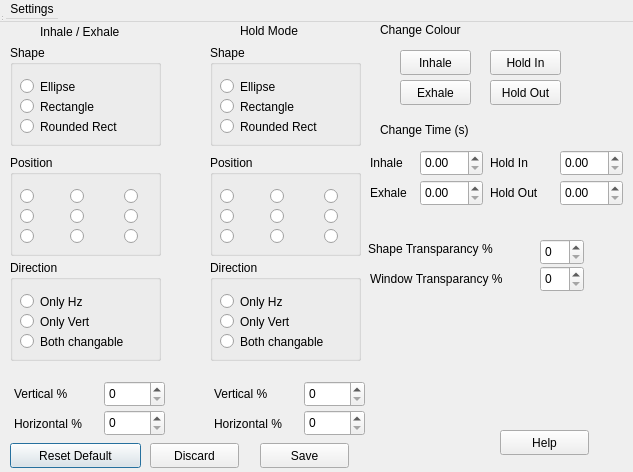
<?xml version="1.0" encoding="UTF-8"?>
<ui version="4.0">
 <class>Dialog</class>
 <widget class="QDialog" name="Dialog">
  <property name="geometry">
   <rect>
    <x>0</x>
    <y>0</y>
    <width>633</width>
    <height>472</height>
   </rect>
  </property>
  <property name="windowTitle">
   <string>Breather Settings</string>
  </property>
  <property name="windowOpacity">
   <double>0.750000000000000</double>
  </property>
  <widget class="QWidget" name="centralwidget" native="true">
   <property name="geometry">
    <rect>
     <x>0</x>
     <y>20</y>
     <width>630</width>
     <height>451</height>
    </rect>
   </property>
   <widget class="QGroupBox" name="InhaleShape">
    <property name="geometry">
     <rect>
      <x>10</x>
      <y>25</y>
      <width>151</width>
      <height>101</height>
     </rect>
    </property>
    <property name="title">
     <string>Shape</string>
    </property>
    <widget class="QRadioButton" name="InhEllipse">
     <property name="geometry">
      <rect>
       <x>10</x>
       <y>30</y>
       <width>112</width>
       <height>23</height>
      </rect>
     </property>
     <property name="text">
      <string>Ellipse</string>
     </property>
    </widget>
    <widget class="QRadioButton" name="InhRectangle">
     <property name="geometry">
      <rect>
       <x>10</x>
       <y>50</y>
       <width>112</width>
       <height>23</height>
      </rect>
     </property>
     <property name="text">
      <string>Rectangle</string>
     </property>
    </widget>
    <widget class="QRadioButton" name="InhRoundedRect">
     <property name="geometry">
      <rect>
       <x>10</x>
       <y>70</y>
       <width>131</width>
       <height>23</height>
      </rect>
     </property>
     <property name="text">
      <string>Rounded Rect</string>
     </property>
    </widget>
   </widget>
   <widget class="QGroupBox" name="InhalePosition">
    <property name="geometry">
     <rect>
      <x>10</x>
      <y>135</y>
      <width>151</width>
      <height>101</height>
     </rect>
    </property>
    <property name="title">
     <string>Position</string>
    </property>
    <widget class="QRadioButton" name="InhtopLeft">
     <property name="geometry">
      <rect>
       <x>10</x>
       <y>30</y>
       <width>21</width>
       <height>23</height>
      </rect>
     </property>
     <property name="toolTip">
      <string>Top Left</string>
     </property>
     <property name="text">
      <string/>
     </property>
    </widget>
    <widget class="QRadioButton" name="InhtopCentre">
     <property name="geometry">
      <rect>
       <x>60</x>
       <y>30</y>
       <width>21</width>
       <height>23</height>
      </rect>
     </property>
     <property name="toolTip">
      <string>Top Centre</string>
     </property>
     <property name="text">
      <string/>
     </property>
    </widget>
    <widget class="QRadioButton" name="InhtopRight">
     <property name="geometry">
      <rect>
       <x>114</x>
       <y>30</y>
       <width>21</width>
       <height>23</height>
      </rect>
     </property>
     <property name="toolTip">
      <string>Top Right</string>
     </property>
     <property name="text">
      <string/>
     </property>
    </widget>
    <widget class="QRadioButton" name="Inhcentre">
     <property name="geometry">
      <rect>
       <x>60</x>
       <y>50</y>
       <width>21</width>
       <height>23</height>
      </rect>
     </property>
     <property name="toolTip">
      <string>Centre</string>
     </property>
     <property name="text">
      <string/>
     </property>
    </widget>
    <widget class="QRadioButton" name="InhcentreRight">
     <property name="geometry">
      <rect>
       <x>114</x>
       <y>50</y>
       <width>21</width>
       <height>23</height>
      </rect>
     </property>
     <property name="toolTip">
      <string>Right</string>
     </property>
     <property name="text">
      <string/>
     </property>
    </widget>
    <widget class="QRadioButton" name="InhcentreLeft">
     <property name="geometry">
      <rect>
       <x>10</x>
       <y>50</y>
       <width>21</width>
       <height>23</height>
      </rect>
     </property>
     <property name="toolTip">
      <string>Left</string>
     </property>
     <property name="text">
      <string/>
     </property>
    </widget>
    <widget class="QRadioButton" name="InhbottomRight">
     <property name="geometry">
      <rect>
       <x>114</x>
       <y>70</y>
       <width>21</width>
       <height>23</height>
      </rect>
     </property>
     <property name="toolTip">
      <string extracomment=" ">Bottom Right</string>
     </property>
     <property name="toolTipDuration">
      <number>5</number>
     </property>
     <property name="statusTip">
      <string/>
     </property>
     <property name="text">
      <string/>
     </property>
    </widget>
    <widget class="QRadioButton" name="InhbottomLeft">
     <property name="geometry">
      <rect>
       <x>10</x>
       <y>70</y>
       <width>21</width>
       <height>23</height>
      </rect>
     </property>
     <property name="toolTip">
      <string>Bottom Left</string>
     </property>
     <property name="text">
      <string/>
     </property>
    </widget>
    <widget class="QRadioButton" name="InhbottomCentre">
     <property name="geometry">
      <rect>
       <x>60</x>
       <y>70</y>
       <width>21</width>
       <height>23</height>
      </rect>
     </property>
     <property name="toolTip">
      <string>Bottom Centre</string>
     </property>
     <property name="text">
      <string/>
     </property>
    </widget>
   </widget>
   <widget class="QGroupBox" name="InhaleChangable">
    <property name="geometry">
     <rect>
      <x>10</x>
      <y>240</y>
      <width>151</width>
      <height>101</height>
     </rect>
    </property>
    <property name="toolTip">
     <string extracomment="Which direction should the shape increase"/>
    </property>
    <property name="title">
     <string>Direction</string>
    </property>
    <widget class="QRadioButton" name="InhOnlyHorizontal">
     <property name="geometry">
      <rect>
       <x>10</x>
       <y>30</y>
       <width>112</width>
       <height>23</height>
      </rect>
     </property>
     <property name="text">
      <string>Only Hz</string>
     </property>
    </widget>
    <widget class="QRadioButton" name="InhOnlyVertical">
     <property name="geometry">
      <rect>
       <x>10</x>
       <y>50</y>
       <width>112</width>
       <height>23</height>
      </rect>
     </property>
     <property name="text">
      <string>Only Vert</string>
     </property>
    </widget>
    <widget class="QRadioButton" name="InhBothChangable">
     <property name="geometry">
      <rect>
       <x>10</x>
       <y>70</y>
       <width>141</width>
       <height>23</height>
      </rect>
     </property>
     <property name="text">
      <string>Both changable</string>
     </property>
    </widget>
   </widget>
   <widget class="QGroupBox" name="HoldShape">
    <property name="geometry">
     <rect>
      <x>210</x>
      <y>25</y>
      <width>151</width>
      <height>101</height>
     </rect>
    </property>
    <property name="title">
     <string>Shape</string>
    </property>
    <widget class="QRadioButton" name="HoldEllipse">
     <property name="geometry">
      <rect>
       <x>10</x>
       <y>30</y>
       <width>112</width>
       <height>23</height>
      </rect>
     </property>
     <property name="text">
      <string>Ellipse</string>
     </property>
    </widget>
    <widget class="QRadioButton" name="HoldRectangle">
     <property name="geometry">
      <rect>
       <x>10</x>
       <y>50</y>
       <width>112</width>
       <height>23</height>
      </rect>
     </property>
     <property name="text">
      <string>Rectangle</string>
     </property>
    </widget>
    <widget class="QRadioButton" name="HoldRoundedRect">
     <property name="geometry">
      <rect>
       <x>10</x>
       <y>70</y>
       <width>131</width>
       <height>23</height>
      </rect>
     </property>
     <property name="text">
      <string>Rounded Rect</string>
     </property>
    </widget>
   </widget>
   <widget class="QGroupBox" name="HoldPosition">
    <property name="geometry">
     <rect>
      <x>210</x>
      <y>135</y>
      <width>151</width>
      <height>101</height>
     </rect>
    </property>
    <property name="title">
     <string>Position</string>
    </property>
    <widget class="QRadioButton" name="HoldtopLeft">
     <property name="geometry">
      <rect>
       <x>10</x>
       <y>30</y>
       <width>21</width>
       <height>23</height>
      </rect>
     </property>
     <property name="toolTip">
      <string>Top Left</string>
     </property>
     <property name="text">
      <string/>
     </property>
    </widget>
    <widget class="QRadioButton" name="HoldtopCentre">
     <property name="geometry">
      <rect>
       <x>60</x>
       <y>30</y>
       <width>21</width>
       <height>23</height>
      </rect>
     </property>
     <property name="toolTip">
      <string>Top Centre</string>
     </property>
     <property name="text">
      <string/>
     </property>
    </widget>
    <widget class="QRadioButton" name="HoldtopRight">
     <property name="geometry">
      <rect>
       <x>114</x>
       <y>30</y>
       <width>21</width>
       <height>23</height>
      </rect>
     </property>
     <property name="toolTip">
      <string>Top Right</string>
     </property>
     <property name="text">
      <string/>
     </property>
    </widget>
    <widget class="QRadioButton" name="Holdcentre">
     <property name="geometry">
      <rect>
       <x>60</x>
       <y>50</y>
       <width>21</width>
       <height>23</height>
      </rect>
     </property>
     <property name="toolTip">
      <string>Centre</string>
     </property>
     <property name="text">
      <string/>
     </property>
    </widget>
    <widget class="QRadioButton" name="HoldcentreRight">
     <property name="geometry">
      <rect>
       <x>114</x>
       <y>50</y>
       <width>21</width>
       <height>23</height>
      </rect>
     </property>
     <property name="toolTip">
      <string>Right</string>
     </property>
     <property name="text">
      <string/>
     </property>
    </widget>
    <widget class="QRadioButton" name="HoldcentreLeft">
     <property name="geometry">
      <rect>
       <x>10</x>
       <y>50</y>
       <width>21</width>
       <height>23</height>
      </rect>
     </property>
     <property name="toolTip">
      <string>Left</string>
     </property>
     <property name="text">
      <string/>
     </property>
    </widget>
    <widget class="QRadioButton" name="HoldbottomRight">
     <property name="geometry">
      <rect>
       <x>114</x>
       <y>70</y>
       <width>21</width>
       <height>23</height>
      </rect>
     </property>
     <property name="toolTip">
      <string>Bottom Right</string>
     </property>
     <property name="toolTipDuration">
      <number>5</number>
     </property>
     <property name="text">
      <string/>
     </property>
    </widget>
    <widget class="QRadioButton" name="HoldbottomLeft">
     <property name="geometry">
      <rect>
       <x>10</x>
       <y>70</y>
       <width>21</width>
       <height>23</height>
      </rect>
     </property>
     <property name="toolTip">
      <string>Bottom Left</string>
     </property>
     <property name="text">
      <string/>
     </property>
    </widget>
    <widget class="QRadioButton" name="HoldbottomCentre">
     <property name="geometry">
      <rect>
       <x>60</x>
       <y>70</y>
       <width>21</width>
       <height>23</height>
      </rect>
     </property>
     <property name="toolTip">
      <string>Bottom Centre</string>
     </property>
     <property name="text">
      <string/>
     </property>
    </widget>
   </widget>
   <widget class="QGroupBox" name="HoldChangable">
    <property name="geometry">
     <rect>
      <x>210</x>
      <y>240</y>
      <width>151</width>
      <height>101</height>
     </rect>
    </property>
    <property name="toolTip">
     <string extracomment="Which direction should the shape increase"/>
    </property>
    <property name="whatsThis">
     <string/>
    </property>
    <property name="title">
     <string>Direction</string>
    </property>
    <widget class="QRadioButton" name="HoldOnlyHorizontal">
     <property name="geometry">
      <rect>
       <x>10</x>
       <y>30</y>
       <width>112</width>
       <height>23</height>
      </rect>
     </property>
     <property name="text">
      <string>Only Hz</string>
     </property>
    </widget>
    <widget class="QRadioButton" name="HoldOnlyVertical">
     <property name="geometry">
      <rect>
       <x>10</x>
       <y>50</y>
       <width>112</width>
       <height>23</height>
      </rect>
     </property>
     <property name="text">
      <string>Only Vert</string>
     </property>
    </widget>
    <widget class="QRadioButton" name="HoldBothChangable">
     <property name="geometry">
      <rect>
       <x>10</x>
       <y>70</y>
       <width>141</width>
       <height>23</height>
      </rect>
     </property>
     <property name="text">
      <string>Both changable</string>
     </property>
    </widget>
   </widget>
   <widget class="QPushButton" name="buttonReset">
    <property name="geometry">
     <rect>
      <x>10</x>
      <y>423</y>
      <width>131</width>
      <height>25</height>
     </rect>
    </property>
    <property name="text">
     <string>Reset Default</string>
    </property>
   </widget>
   <widget class="QPushButton" name="buttonDiscard">
    <property name="geometry">
     <rect>
      <x>150</x>
      <y>423</y>
      <width>89</width>
      <height>25</height>
     </rect>
    </property>
    <property name="text">
     <string>Discard</string>
    </property>
   </widget>
   <widget class="QPushButton" name="buttonSave">
    <property name="geometry">
     <rect>
      <x>260</x>
      <y>423</y>
      <width>89</width>
      <height>25</height>
     </rect>
    </property>
    <property name="text">
     <string>Save</string>
    </property>
   </widget>
   <widget class="QLabel" name="label_Inhale">
    <property name="geometry">
     <rect>
      <x>370</x>
      <y>134</y>
      <width>51</width>
      <height>17</height>
     </rect>
    </property>
    <property name="text">
     <string>Inhale</string>
    </property>
   </widget>
   <widget class="QLabel" name="label_Exhale">
    <property name="geometry">
     <rect>
      <x>370</x>
      <y>164</y>
      <width>51</width>
      <height>17</height>
     </rect>
    </property>
    <property name="text">
     <string>Exhale</string>
    </property>
   </widget>
   <widget class="QLabel" name="label_HoldIn">
    <property name="geometry">
     <rect>
      <x>490</x>
      <y>134</y>
      <width>67</width>
      <height>17</height>
     </rect>
    </property>
    <property name="text">
     <string>Hold In</string>
    </property>
   </widget>
   <widget class="QLabel" name="label_HoldOut">
    <property name="geometry">
     <rect>
      <x>490</x>
      <y>164</y>
      <width>67</width>
      <height>17</height>
     </rect>
    </property>
    <property name="text">
     <string>Hold Out</string>
    </property>
   </widget>
   <widget class="QDoubleSpinBox" name="timeInhale">
    <property name="geometry">
     <rect>
      <x>420</x>
      <y>130</y>
      <width>63</width>
      <height>26</height>
     </rect>
    </property>
    <property name="toolTip">
     <string>Set Inhale time (seconds)</string>
    </property>
    <property name="maximum">
     <double>65.500000000000000</double>
    </property>
    <property name="singleStep">
     <double>0.500000000000000</double>
    </property>
   </widget>
   <widget class="QDoubleSpinBox" name="timeExhale">
    <property name="geometry">
     <rect>
      <x>420</x>
      <y>160</y>
      <width>63</width>
      <height>26</height>
     </rect>
    </property>
    <property name="toolTip">
     <string>Set Exhale time (seconds)</string>
    </property>
    <property name="maximum">
     <double>65.500000000000000</double>
    </property>
    <property name="singleStep">
     <double>0.500000000000000</double>
    </property>
   </widget>
   <widget class="QDoubleSpinBox" name="timeHoldOut">
    <property name="geometry">
     <rect>
      <x>560</x>
      <y>160</y>
      <width>63</width>
      <height>26</height>
     </rect>
    </property>
    <property name="toolTip">
     <string>Set Hold Out Time (seconds)</string>
    </property>
    <property name="maximum">
     <double>65.500000000000000</double>
    </property>
    <property name="singleStep">
     <double>0.500000000000000</double>
    </property>
   </widget>
   <widget class="QDoubleSpinBox" name="timeHoldIn">
    <property name="geometry">
     <rect>
      <x>560</x>
      <y>130</y>
      <width>63</width>
      <height>26</height>
     </rect>
    </property>
    <property name="toolTip">
     <string>Set Hold In time (seconds)</string>
    </property>
    <property name="maximum">
     <double>65.500000000000000</double>
    </property>
    <property name="singleStep">
     <double>0.500000000000000</double>
    </property>
   </widget>
   <widget class="QLabel" name="ChangeColour">
    <property name="geometry">
     <rect>
      <x>380</x>
      <y>0</y>
      <width>121</width>
      <height>20</height>
     </rect>
    </property>
    <property name="text">
     <string>Change Colour</string>
    </property>
   </widget>
   <widget class="QPushButton" name="colorSetHoldOut">
    <property name="geometry">
     <rect>
      <x>490</x>
      <y>60</y>
      <width>71</width>
      <height>25</height>
     </rect>
    </property>
    <property name="text">
     <string>Hold Out</string>
    </property>
   </widget>
   <widget class="QPushButton" name="colorSetExhale">
    <property name="geometry">
     <rect>
      <x>400</x>
      <y>60</y>
      <width>71</width>
      <height>25</height>
     </rect>
    </property>
    <property name="text">
     <string>Exhale</string>
    </property>
   </widget>
   <widget class="QPushButton" name="colorSetHoldIn">
    <property name="geometry">
     <rect>
      <x>490</x>
      <y>30</y>
      <width>71</width>
      <height>25</height>
     </rect>
    </property>
    <property name="text">
     <string>Hold In</string>
    </property>
   </widget>
   <widget class="QPushButton" name="colorSetInhale">
    <property name="geometry">
     <rect>
      <x>400</x>
      <y>30</y>
      <width>71</width>
      <height>25</height>
     </rect>
    </property>
    <property name="text">
     <string>Inhale</string>
    </property>
   </widget>
   <widget class="QPushButton" name="pushButton">
    <property name="geometry">
     <rect>
      <x>500</x>
      <y>410</y>
      <width>89</width>
      <height>25</height>
     </rect>
    </property>
    <property name="toolTip">
     <string>Show Help</string>
    </property>
    <property name="statusTip">
     <string/>
    </property>
    <property name="text">
     <string>Help</string>
    </property>
   </widget>
   <widget class="QLabel" name="ChangeTime">
    <property name="geometry">
     <rect>
      <x>380</x>
      <y>100</y>
      <width>121</width>
      <height>20</height>
     </rect>
    </property>
    <property name="text">
     <string>Change Time (s)</string>
    </property>
   </widget>
   <widget class="QLabel" name="label_HoldHz">
    <property name="geometry">
     <rect>
      <x>214</x>
      <y>395</y>
      <width>90</width>
      <height>17</height>
     </rect>
    </property>
    <property name="text">
     <string>Horizontal %</string>
    </property>
   </widget>
   <widget class="QLabel" name="label_PosInExVert">
    <property name="geometry">
     <rect>
      <x>14</x>
      <y>365</y>
      <width>80</width>
      <height>17</height>
     </rect>
    </property>
    <property name="text">
     <string>Vertical %</string>
    </property>
   </widget>
   <widget class="QLabel" name="label_PosInExHz">
    <property name="geometry">
     <rect>
      <x>14</x>
      <y>395</y>
      <width>90</width>
      <height>17</height>
     </rect>
    </property>
    <property name="text">
     <string>Horizontal %</string>
    </property>
   </widget>
   <widget class="QLabel" name="label_PosHoldVert">
    <property name="geometry">
     <rect>
      <x>214</x>
      <y>365</y>
      <width>80</width>
      <height>17</height>
     </rect>
    </property>
    <property name="text">
     <string>Vertical %</string>
    </property>
   </widget>
   <widget class="QSpinBox" name="sizeInhVertical">
    <property name="geometry">
     <rect>
      <x>104</x>
      <y>361</y>
      <width>61</width>
      <height>26</height>
     </rect>
    </property>
    <property name="toolTip">
     <string>Set Vertical Shape (0-100)</string>
    </property>
    <property name="maximum">
     <number>100</number>
    </property>
   </widget>
   <widget class="QSpinBox" name="sizeInhHorizontal">
    <property name="geometry">
     <rect>
      <x>104</x>
      <y>390</y>
      <width>61</width>
      <height>26</height>
     </rect>
    </property>
    <property name="toolTip">
     <string>Set Horizontal Shape (0-100)</string>
    </property>
    <property name="maximum">
     <number>100</number>
    </property>
   </widget>
   <widget class="QSpinBox" name="sizeHoldInHorizontal">
    <property name="geometry">
     <rect>
      <x>304</x>
      <y>390</y>
      <width>61</width>
      <height>26</height>
     </rect>
    </property>
    <property name="toolTip">
     <string>Set Horizontal Shape (0-100)</string>
    </property>
    <property name="maximum">
     <number>100</number>
    </property>
   </widget>
   <widget class="QSpinBox" name="sizeHoldInVertical">
    <property name="geometry">
     <rect>
      <x>304</x>
      <y>361</y>
      <width>61</width>
      <height>26</height>
     </rect>
    </property>
    <property name="toolTip">
     <string>Set Vertical Shape (0-100)</string>
    </property>
    <property name="maximum">
     <number>100</number>
    </property>
    <property name="singleStep">
     <number>1</number>
    </property>
   </widget>
   <widget class="QLabel" name="label_SetTransparancyShape">
    <property name="geometry">
     <rect>
      <x>368</x>
      <y>220</y>
      <width>160</width>
      <height>17</height>
     </rect>
    </property>
    <property name="text">
     <string>Shape Transparancy %</string>
    </property>
   </widget>
   <widget class="QLabel" name="label_SetTransparancyWindow">
    <property name="geometry">
     <rect>
      <x>370</x>
      <y>250</y>
      <width>170</width>
      <height>17</height>
     </rect>
    </property>
    <property name="text">
     <string>Window Transparancy %</string>
    </property>
   </widget>
   <widget class="QSpinBox" name="transparancyWindow">
    <property name="geometry">
     <rect>
      <x>540</x>
      <y>246</y>
      <width>44</width>
      <height>26</height>
     </rect>
    </property>
    <property name="toolTip">
     <string>set Window Transparancy %</string>
    </property>
    <property name="maximum">
     <number>80</number>
    </property>
   </widget>
   <widget class="QSpinBox" name="transparancyShape">
    <property name="geometry">
     <rect>
      <x>540</x>
      <y>219</y>
      <width>44</width>
      <height>26</height>
     </rect>
    </property>
    <property name="toolTip">
     <string>set Shape Transparancy %</string>
    </property>
   </widget>
  </widget>
  <widget class="QMenuBar" name="menubar">
   <property name="geometry">
    <rect>
     <x>0</x>
     <y>0</y>
     <width>710</width>
     <height>22</height>
    </rect>
   </property>
   <widget class="QMenu" name="menuSettings">
    <property name="title">
     <string>Settings</string>
    </property>
   </widget>
   <addaction name="menuSettings"/>
  </widget>
  <widget class="QStatusBar" name="statusbar">
   <property name="geometry">
    <rect>
     <x>0</x>
     <y>0</y>
     <width>3</width>
     <height>22</height>
    </rect>
   </property>
  </widget>
  <widget class="QLabel" name="labelInhExh">
   <property name="geometry">
    <rect>
     <x>40</x>
     <y>22</y>
     <width>121</width>
     <height>20</height>
    </rect>
   </property>
   <property name="text">
    <string>Inhale / Exhale</string>
   </property>
  </widget>
  <widget class="QLabel" name="labelHold">
   <property name="geometry">
    <rect>
     <x>240</x>
     <y>22</y>
     <width>111</width>
     <height>17</height>
    </rect>
   </property>
   <property name="text">
    <string>Hold Mode</string>
   </property>
  </widget>
 </widget>
 <resources/>
 <connections/>
</ui>
